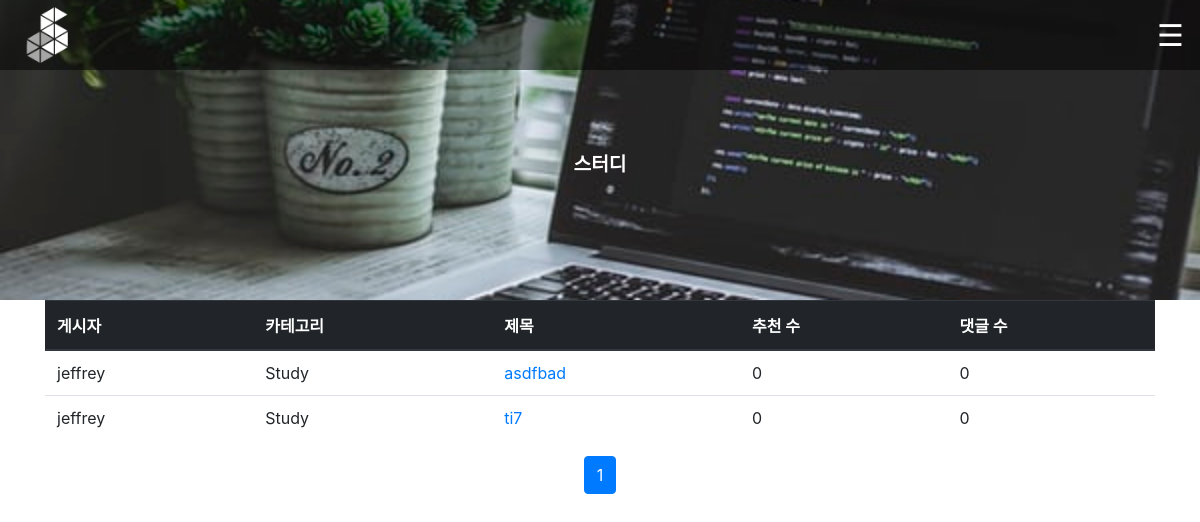
Page /yblog/study/ (signed in) on the committed database.
### yblog/models.py (models this page shows, shortened)
class Post(models.Model):
    author = models.ForeignKey('auth.User', on_delete=models.CASCADE)
    title = models.CharField(max_length=200)
    """
    CHOICES = [
        ('자료실',(
                ('DS','알고리즘'),
                ('AI','인공지능'),
                ('APP','웹앱&모바일앱'),
                ('CG','컴퓨터 그래픽스'),
                ('DB','데이터베이스'),
                ('ETC','기타')
            )
        ),
        ('동아리',(
                ('BB','컴스켓'),
                ('FB','AC잎새'),
                ('HH','YBRO'),
                ('RM','소음')

            )
        ),
        ('소셜',(
                ('JOB','채용공고'),
                ('PJ','프로젝트'),
                ('CC','잡담'),
                ('Q','건의')
        ))
    ]"""
    CHOICES = [(1,'Study'),(2,'Clubs'),(3,'Notice'),(4,'Social')]
    category = MultiSelectField(choices=CHOICES,max_choices=1) #makes post.category to be the query
    text = models.TextField(null=True, blank=True)
    created_date = models.DateTimeField(default=timezone.now)
    published_date = models.DateTimeField(blank=True, null=True)
    likes = models.IntegerField(default=0) #related to Preference model
    dislikes = models.IntegerField(default=0)

### yblog/views.py (the view)
# urls.py: path('yblog/study/',views.study_post, name="study_post"),
@login_required
def study_post(request):
    studies = Post.objects.filter(category__iexact=1).order_by('-published_date')
    paginator = Paginator(studies, 20)
    page_number = request.GET.get('page')
    page_obj = paginator.get_page(page_number)
    return render(request,'yblog/study.html',{'studies':page_obj}) #send the study post queries to study page

### yblog/templates/yblog/study.html (shortened to what this page needs)
{% extends 'yblog/base.html' %}
{% load static %}
{% block content %}
        <div style="background: rgba(3, 3, 3, 0.952);width:100%;height:300px;">
            <div class="study">
            <div class="stname">
                스터디
            </div>
            </div>
        </div>
        <div class="container">
        <div class="table-responsive">
            <table class="table">
                <thead class="thead-dark">
                    <tr>
                        <th scope="col">게시자</th>
                        <th scope="col">카테고리</th>
                        <th scope="col">제목</th>
                        <th scope="col">추천 수</th>
                        <th scope="col">댓글 수</th>
                    </tr>
                </thead>
                <tbody>
                    {% for study in studies %}
                    <tr>
                        <td>{{study.author}}</td>
                        <td>{{study.category}}</td>
                        <td><a href="{% url 'post_detail' pk=study.pk %}">{{study.title}}</a></td>
                        <td>{{study.comments.count}}</td>
                        <td>{{study.comments.count}}</td>
                    </tr>
                    {% endfor %}
                </tbody>
            </table>
        </div>
        <div class="pagination justify-content-center">
            <span class="step-links">
                <nav aria-label="Page navigation example">
                <ul class="pagination">
                    {% for page in studies.paginator.page_range %}
                        {% if studies.number == page %}
                        <li class="page-item active"><a class="page-link" href="?page={{page}}">{{page}}<span class="sr-only">(current)</span></a></li>
                        {% else %}
                        <li class="page-item"><a class="page-link" href="?page={{page}}">{{page}}</a></li>
                        {% endif %}
                    {% endfor %}
                </ul>
                </nav>
            </span>
        </div>
    </div>
{% endblock %}

### yblog/static/css/style.css (style rules this page uses)
.study { background: url("../yblog/study.jpg") no-repeat; background-size: cover; background-position: center; height:300px; width:100%; }
.stname { text-align: center; color: white; font-weight: bold; font-size: larger; padding-top:150px; }

### rows in the picture
Post: author "jeffrey", category "Study", title "asdfbad", comments.count "0"
Post: author "jeffrey", category "Study", title "ti7", comments.count "0"

### other values in the picture
{{ page }} "1"
